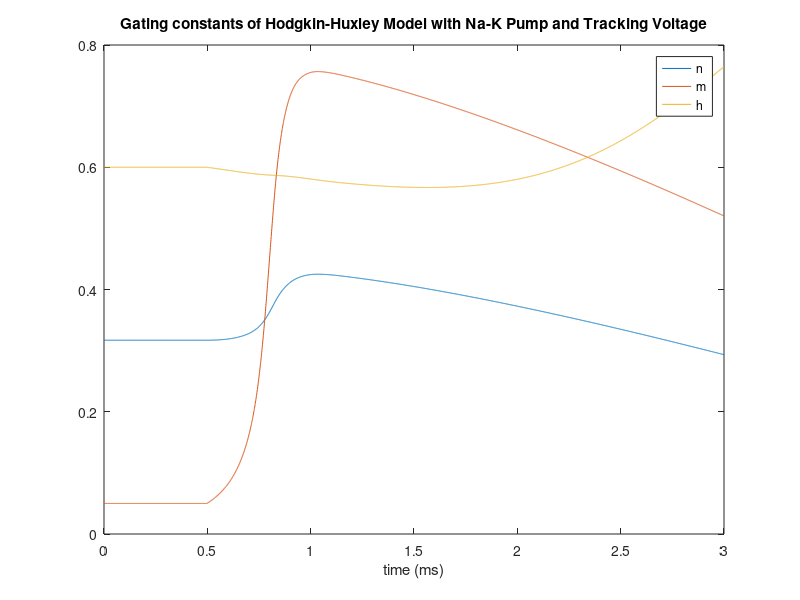
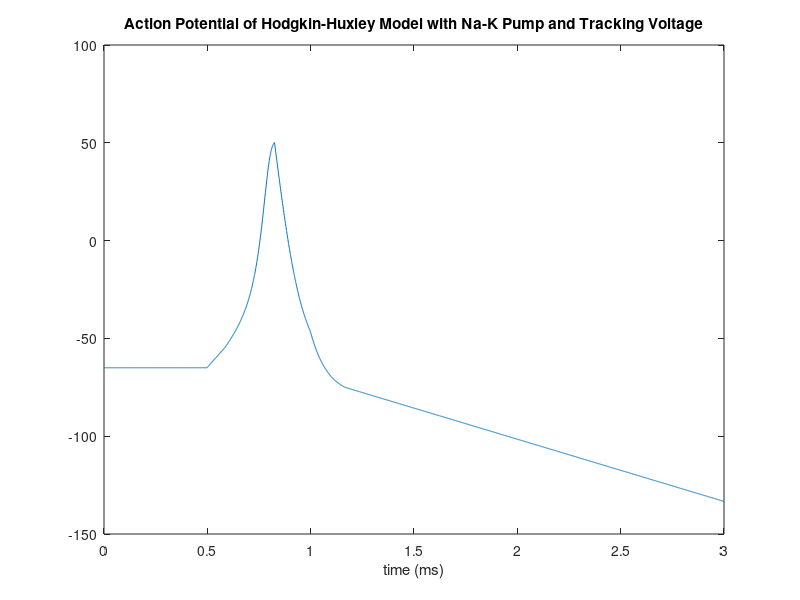

Reproduce these figures in MATLAB, in order.
% HW 3 Exercise 5
% Sophia Szady and MJ Pennington
% 11/12/23

% Declaring variables for the simulation of the model
capacitance = 0.1; % ability to hold charge
I_ext = 15; % external current
init_n = 0.317; % potassium activation gating variable
init_m = 0.05; % sodium activation gating variable
init_h = 0.6; % sodium inactivation gating variable
gk = 36; % maximum potassium (K) conductance
gna = 120; % maximum sodium (Na) conductance
gl = 0.3; % maximum leakage conductance

init_V = -65; % voltage in mV
Vl = -54.4; % displacement from the equilibrium potential for leakage
Vk = -77; % displacement from the equilibrium potential for potassium
Vna = 50; % displacement from the equilibrium potential for sodium

% gate thresholds in mV
na_open = -55; % the sodium gate opens at this value
na_close = 50; % the sodium gate closes at this value
k_open = 50; % the potassium gate opens at this value
k_close = -75; % the potassium gate closes at this value
l_close = -54.4; 

% initial concentrations in mM/L
Ki = 150; % initial potassium concentration inside the cell
Ko = 5.5; % initial potassium concentration outside the cell
Nai = 15; % initial sodium concentration inside the cell
Nao = 150; % initial sodiium concentration outside the cell

% opening rate constant for potassium activation
alpha_n = @(V,n,m,h) (0.01*(V+55))/(1-(exp(-(V+55)/10)));
% opening rate constant for sodium activation
alpha_m = @(V,n,m,h) (0.1*(V+40))/(1-(exp(-(V+40)/10)));
% opening rate constant for sodium inactivation
alpha_h = @(V,n,m,h) 0.07*exp(-((V+65)/20));
% closing rate constant for potassium activation
beta_n = @(V,n,m,h) 0.125*exp(-((V+65)/80));
% closing rate constant for sodium activation
beta_m = @(V,n,m,h) 4*exp(-((V+65)/18));
% closing rate constant for sodium inactivation
beta_h = @(V,n,m,h) 1/((exp(-(V+35)/10)+1));

time_step = 0.001; % in ms
simulation_length = 3; % length of the simulation in ms
ext_time = 0.5; % time when external current is applied
ext_length = 0.5; % time of external current being applied
total_steps = simulation_length/time_step; % 
null_steps = ext_time/time_step; % time step when external current is applied
step_off = (null_steps) + (ext_length/time_step); % the step number when the 
% applied current stops

% binary constants for potassium (k) and sodium (na) that coincide with the
% voltage gating, starting vals are 0 because the gates are closed at the
% beginning of the simulation
open_val_k = 0;
open_val_na = 0;
open_val_l = 1;

% anonymous functions that represent the potassium (Ik), sodium (Ina), and
% leakage (Il) currents 
% open_k and open_na are used to indicate when the gate is open, as the 
% whole term will be multiplied by 0 when the gate is closed and 1 when the
% gate is open
Ik = @(V,n,m,h,open_k) open_k*gk*(n^4)*(V-Vk); 
Ina = @(V,n,m,h,open_na) open_na*gna*(m^3)*h*(V-Vna);
Il = @(V,n,m,h,open_l) open_l*gl*(V-Vl);
Ip = Il(init_V,init_n,init_m,init_h,open_val_l);

% the Na-K pump moves 3 sodium ions out of the cell for every 2 potassium 
% ions that go into the cell
Na_flow = Ip * 3;
K_flow = Ip * 2;

% arrays for the action potential (V), potassium activation gating variable
% (n), sodium activation gating variable (m), and the sodium inactivation
% gating variable (h), for each time step in the simulation
V_vals = zeros(total_steps,1);
n_vals = zeros(total_steps,1);
m_vals = zeros(total_steps,1);
h_vals = zeros(total_steps,1);

% a loop setting all the values before the external current is applied to
% be the initial values
for i = 1:null_steps
    V_vals(i) = init_V;
    n_vals(i) = init_n;
    m_vals(i) = init_m;
    h_vals(i) = init_h;
end

% anonymous functions for the rates of change of the action potential (V),
% potassium activation gating variable (n), sodium activation gating 
% variable (m), and the sodium inactivation gating variable (h) 

% These functions use other anonymous functions, including the ones for 
% current, opening rate constant, and closing rate constant
% current = (I_ext-Ik(V,n,m,h,open_k)-Ina(V,n,m,h,open_na)-(Il(V,n,m,h)-Ip));
dvdt = @(I_ext,V,n,m,h,open_k,open_na,open_l) (I_ext-Ik(V,n,m,h,open_k)...
    -Ina(V,n,m,h,open_na)-(Il(V,n,m,h,open_l)-Ip))/capacitance;
dndt = @(V,n,m,h) (alpha_n(V,n,m,h) * (1-n)) - (beta_n(V,n,m,h)*n);
dmdt = @(V,n,m,h) (alpha_m(V,n,m,h) * (1-m)) - (beta_n(V,n,m,h)*m);
dhdt = @(V,n,m,h) (alpha_h(V,n,m,h) * (1-h)) - (beta_n(V,n,m,h)*h);

% running the simulation from when the external current is applied to the
% end of the simulation 
for i = null_steps:total_steps+1
    % calculating the concentrations inside and outside of the cell for 
    % sodium (Na) and potassium (K)
    Nai = Nai + Ina(V_vals(i-1),n_vals(i-1),m_vals(i-1),h_vals(i-1), ...
        open_val_na) + Il(V_vals(i-1),n_vals(i-1),m_vals(i-1),h_vals(i-1),...
        open_val_l);
    Nao = Nao - Ina(V_vals(i-1),n_vals(i-1),m_vals(i-1),h_vals(i-1),...
        open_val_na) - Il(V_vals(i-1),n_vals(i-1),m_vals(i-1),h_vals(i-1),...
        open_val_l);
    Ki = Ki + Ik(V_vals(i-1),n_vals(i-1),m_vals(i-1),h_vals(i-1), ...
        open_val_k) + Il(V_vals(i-1),n_vals(i-1),m_vals(i-1),h_vals(i-1),...
        open_val_l);
    Ko = Ko - Ik(V_vals(i-1),n_vals(i-1),m_vals(i-1),h_vals(i-1), ...
        open_val_k) - Il(V_vals(i-1),n_vals(i-1),m_vals(i-1),h_vals(i-1),...
        open_val_l);
    % when the external current is stopped the value of the external 
    % current is 0
    if i >= step_off 
        I_ext = 0;
    end
    % when the voltage reaches -55 mV, the sodium gate opens, symbolized by
    % the open_val_na switching from 0 to 1
    if V_vals(i-1) >= na_open && open_val_k == 0
        open_val_na = 1;
    end
    % when the voltage reaches 49.3 mV, the sodium gate closes and 
    % the potassium gate opens, symbolized by the open_val_na switching 
    % from 1 to 0 and the open_val_k switching from 0 to 1
    if V_vals(i-1) >= na_close
        open_val_na = 0;
        open_val_k = 1;
    end
    % when the voltage reaches -77 mV, the potassium gate closes, 
    % symbolized by the open_val_na switching from 1 to 0
    if V_vals(i-1) <= k_close
        open_val_k = 0;
    end
    
    % when the voltage reaches -54.4 mV, the leakage gate closes,
    % symbolized by the open_val_l switching from 1 to 0
    if V_vals(i-1) <= l_close
        open_val_l = 0;
    end
    % if the sodium concentration inside the cell and potassium
    % concentration outside the cell are positive then the pump is
    % activated, if not the pump is off 
    if Nai > 0 && Ko > 0
        Nai = Nai - Na_flow; % concentration at the previous time step 
        % minus the 3 sodium ions that move out of the cell
        Nao = Nao + Na_flow;  % concentration at the previous time step 
        % plus the 3 sodium ions that move out of the cell
        Ki = Ki - K_flow; % concentration at the previous time step 
        % minus the 2 potassium ions that move into the cell
        Ko = Ko + K_flow; % concentration at the previous time step 
        % plus the 2 potassium ions that into of the cell
        Ip = Il(init_V,init_n,init_m,init_h,open_val_l); % setting the pump 
        % constant
    else
        Ip = 0; % if the sodium concentration inside the cell and the 
        % potassium concentration outside the cell are negative then the
        % pump is turned off and the pump constant is set to 0
    end
    % Delta 1 uses euler's method to calculate the change in action 
    % potential and gating variables at the given time step
    deltaV_1 = dvdt(I_ext,V_vals(i-1),n_vals(i-1),m_vals(i-1),h_vals(i-1),... 
    open_val_k, open_val_na, open_val_l)*time_step; 
    deltan_1 = dndt(V_vals(i-1),n_vals(i-1),m_vals(i-1),h_vals(i-1))* ...
    time_step; 
    deltam_1 = dmdt(V_vals(i-1),n_vals(i-1),m_vals(i-1),h_vals(i-1))* ...
        time_step;
    deltah_1 = dhdt(V_vals(i-1),n_vals(i-1),m_vals(i-1),h_vals(i-1))* ...
        time_step;
    % Delta 2 estimates halfway between the previous time step and the
    % current time step using delta 1
    deltaV_2 = dvdt(I_ext,V_vals(i-1)+(deltaV_1*0.5),n_vals(i-1)+(deltan_1*0.5), ...
        m_vals(i-1)+(deltam_1*0.5),h_vals(i-1)+(deltah_1*0.5), open_val_k, ...
        open_val_na, open_val_l)* time_step; 
    deltan_2 = dndt(V_vals(i-1)+(deltaV_1*0.5),n_vals(i-1)+(deltan_1*0.5), ...
        m_vals(i-1)+(deltam_1*0.5),h_vals(i-1)+(deltah_1*0.5))* time_step; 
    deltam_2 = dmdt(V_vals(i-1)+(deltaV_1*0.5),n_vals(i-1)+(deltan_1*0.5), ...
        m_vals(i-1)+(deltam_1*0.5),h_vals(i-1)+(deltah_1*0.5))* time_step;
    deltah_2 = dhdt(V_vals(i-1)+(deltaV_1*0.5),n_vals(i-1)+(deltan_1*0.5),...
        m_vals(i-1)+(deltam_1*0.5),h_vals(i-1)+(deltah_1*0.5))* time_step;
    % Delta 3 estimates halfway between the previous time step and the
    % current time step using delta 2
    deltaV_3 = dvdt(I_ext,V_vals(i-1)+(deltaV_2*0.5),n_vals(i-1)+(deltan_2*0.5), ...
        m_vals(i-1)+(deltam_2*0.5),h_vals(i-1)+(deltah_2*0.5),open_val_k, ...
        open_val_na, open_val_l)* time_step; 
    deltan_3 = dndt(V_vals(i-1)+(deltaV_2*0.5),n_vals(i-1)+(deltan_2*0.5), ...
        m_vals(i-1)+(deltam_2*0.5),h_vals(i-1)+(deltah_2*0.5))* time_step; 
    deltam_3 = dmdt(V_vals(i-1)+(deltaV_2*0.5),n_vals(i-1)+(deltan_2*0.5), ...
        m_vals(i-1)+(deltam_2*0.5),h_vals(i-1)+(deltah_2*0.5))* time_step;
    deltah_3 = dhdt(V_vals(i-1)+(deltaV_2*0.5),n_vals(i-1)+(deltan_2*0.5),...
        m_vals(i-1)+(deltam_2*0.5),h_vals(i-1)+(deltah_2*0.5))* time_step;
    % Delta 4 estimates the change in action potential and gating variables 
    % using delta 3 
    deltaV_4 = dvdt(I_ext,V_vals(i-1)+deltaV_3,n_vals(i-1)+deltan_3, ...
        m_vals(i-1)+deltam_3,h_vals(i-1)+deltah_3,open_val_k, open_val_na, ...
        open_val_l)* time_step; 
    deltan_4 = dndt(V_vals(i-1)+deltaV_3,n_vals(i-1)+deltan_3, ...
        m_vals(i-1)+deltam_3,h_vals(i-1)+deltah_3)* time_step; 
    deltam_4 = dmdt(V_vals(i-1)+deltaV_3,n_vals(i-1)+deltan_3, ...
        m_vals(i-1)+deltam_3,h_vals(i-1)+deltah_3)* time_step;
    deltah_4 = dhdt(V_vals(i-1)+deltaV_3,n_vals(i-1)+deltan_3,...
        m_vals(i-1)+deltam_3,h_vals(i-1)+deltah_3)* time_step;
    % a weighted average is calculated that places more weight on delta 2
    % and delta 3 to calculate the estimated change in action potential and
    % gating variables
    delta_V = (deltaV_1 + (2*deltaV_2) + (2*deltaV_3) + deltaV_4)/6; 
    delta_n = (deltan_1 + (2*deltan_2) + (2*deltan_3) + deltan_4)/6;
    delta_m = (deltam_1 + (2*deltam_2) + (2*deltam_3) + deltam_4)/6;
    delta_h = (deltah_1 + (2*deltah_2) + (2*deltah_3) + deltah_4)/6;
    % the estimated change is added to the previous value of action 
    % potential and gating variables 
    V_vals(i) = V_vals(i-1) + delta_V;
    n_vals(i) = n_vals(i-1) + delta_n;
    m_vals(i) = m_vals(i-1) + delta_m;
    h_vals(i) = h_vals(i-1) + delta_h;
end

% graphing the gating variables with respect to time
figure
plot(0:time_step:simulation_length,n_vals, 0:time_step:simulation_length,...
    m_vals,0:time_step:simulation_length,h_vals)
xlabel("time (ms)")
legend("n","m","h")
title("Gating constants of Hodgkin-Huxley Model with Na-K Pump and Tracking Voltage")

% graphing the action potential with respect to time
figure
plot(0:time_step:simulation_length, V_vals)
xlabel("time (ms)")
title("Action Potential of Hodgkin-Huxley Model with Na-K Pump and Tracking Voltage")
